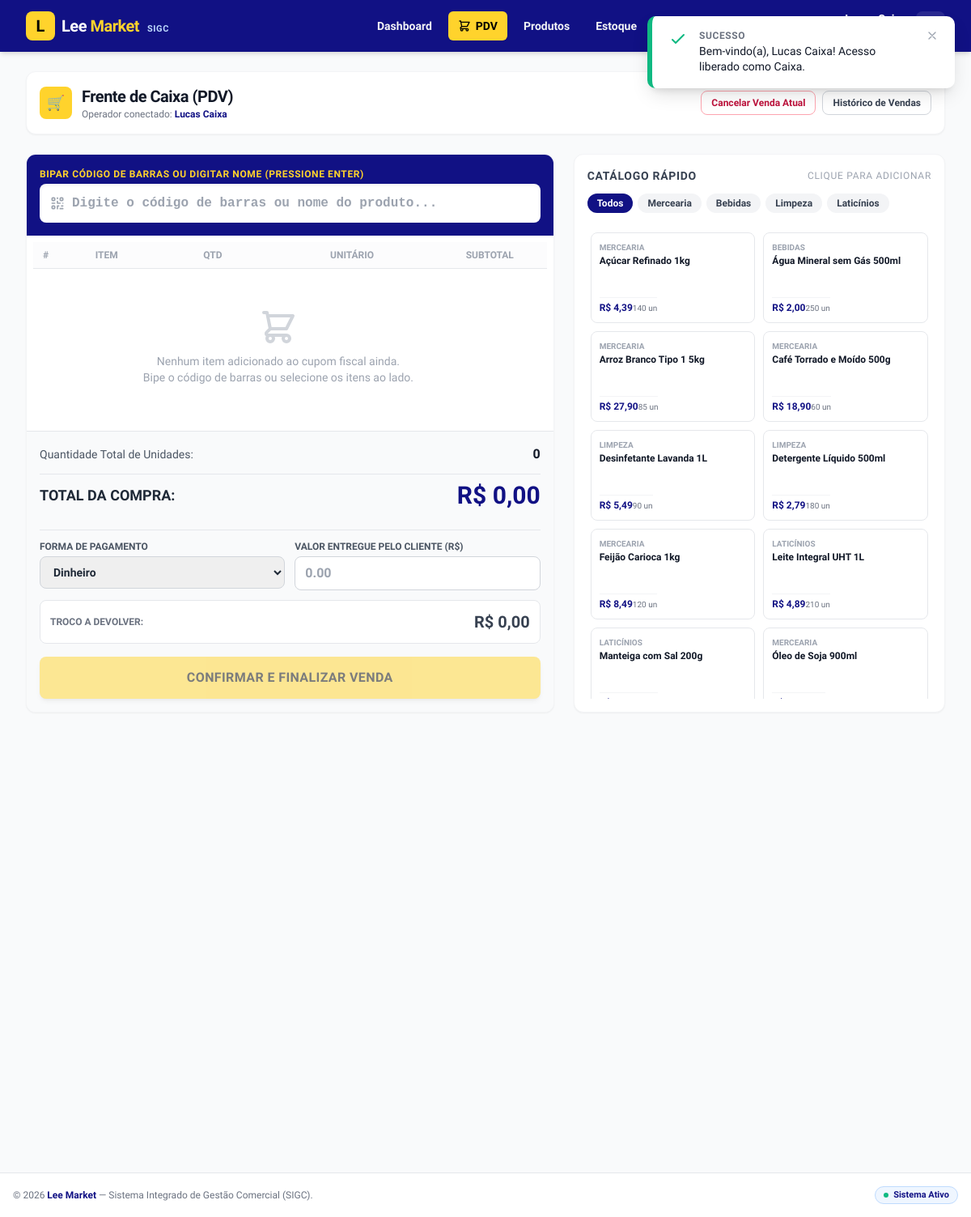
The app's page /modules/vendas/pdv.php (signed in) with its own data.
### tables this page shows
CREATE TABLE IF NOT EXISTS `produtos` (
  `id` INT AUTO_INCREMENT PRIMARY KEY,
  `codigo_barras` VARCHAR(50) NOT NULL UNIQUE,
  `nome` VARCHAR(150) NOT NULL,
  `categoria` VARCHAR(80) NOT NULL,
  `preco_custo` DECIMAL(10,2) NOT NULL DEFAULT 0.00,
  `preco_venda` DECIMAL(10,2) NOT NULL DEFAULT 0.00,
  `estoque_atual` INT NOT NULL DEFAULT 0,
  `estoque_minimo` INT NOT NULL DEFAULT 5,
  `fornecedor_id` INT DEFAULT NULL,
  `ativo` TINYINT(1) NOT NULL DEFAULT 1,
  `criado_em` DATETIME NOT NULL DEFAULT CURRENT_TIMESTAMP,
  `atualizado_em` DATETIME NOT NULL DEFAULT CURRENT_TIMESTAMP ON UPDATE CURRENT_TIMESTAMP,
  CONSTRAINT `fk_produtos_fornecedor` FOREIGN KEY (`fornecedor_id`) REFERENCES `fornecedores`(`id`) ON DELETE SET NULL ON UPDATE CASCADE,
  INDEX idx_cod_barras (`codigo_barras`),
  INDEX idx_nome (`nome`)
);

### config/auth.php (called while the page is built, shortened)
<?php
function baseUrl(string $path = ''): string {
    $scriptDir = dirname($_SERVER['SCRIPT_NAME'] ?? '');
    $scriptDir = str_replace('\\', '/', $scriptDir);
    $pos = strpos($scriptDir, '/modules');
    if ($pos !== false) {
        $base = substr($scriptDir, 0, $pos);
    } else {
        $base = rtrim($scriptDir, '/');
    }
    $path = ltrim($path, '/');
    return ($base === '' ? '/' : $base . '/') . $path;
}
function usuarioAtual(): ?array {
    return $_SESSION['usuario'] ?? null;
}

### modules/vendas/pdv.php (the view, shortened to what this page needs)
<?php
require_once __DIR__ . '/../../config/auth.php';
$pdo = getDB();
$stmt = $pdo->query("SELECT id, codigo_barras, nome, categoria, preco_venda, estoque_atual FROM produtos WHERE ativo = 1 ORDER BY nome ASC");
$produtos = $stmt->fetchAll();
$categorias = array_unique(array_column($produtos, 'categoria'));
require_once __DIR__ . '/../../includes/header.php';
require_once __DIR__ . '/../../includes/navbar.php';
?>
<main class="max-w-7xl mx-auto px-4 sm:px-6 lg:px-8 py-6 w-full flex-1">
    <div class="flex flex-col sm:flex-row sm:items-center sm:justify-between gap-3 mb-6 bg-white p-4 rounded-xl border border-gray-100 shadow-sm">
        <div class="flex items-center gap-3">
            <div class="w-10 h-10 rounded-lg bg-lee-accent text-lee-black font-extrabold flex items-center justify-center text-lg">
                🛒
            </div>
            <div>
                <h1 class="text-xl font-extrabold text-gray-900 tracking-tight">Frente de Caixa (PDV)</h1>
                <p class="text-xs text-gray-500">Operador conectado: <strong class="text-lee-primary"><?= htmlspecialchars($user['nome']) ?></strong></p>
            </div>
        </div>
        <div class="flex items-center gap-2">
            <button type="button" onclick="PDV.limparCarrinho()" class="px-3 py-1.5 rounded-lg border border-rose-300 text-rose-700 hover:bg-rose-50 text-xs font-bold transition-colors">
                Cancelar Venda Atual
            </button>
            <a href="<?= baseUrl('modules/vendas/historico.php') ?>" class="px-3 py-1.5 rounded-lg border border-gray-300 text-gray-700 hover:bg-gray-100 text-xs font-bold transition-colors">
                Histórico de Vendas
            </a>
        </div>
    </div>
    <div class="grid grid-cols-1 lg:grid-cols-12 gap-6 items-start">
        <div class="lg:col-span-7 bg-white rounded-xl shadow-sm border border-gray-100 flex flex-col overflow-hidden">
            <div class="p-4 bg-lee-primary text-white">
                <label for="pdv-busca-input" class="block text-xs font-bold uppercase tracking-wider text-lee-accent mb-1">
                    Bipar Código de Barras ou Digitar Nome (Pressione Enter)
                </label>
                <div class="relative">
                    <input type="text" id="pdv-busca-input" autofocus
                           placeholder="Digite o código de barras ou nome do produto..."
                           class="w-full pl-10 pr-4 py-3 rounded-lg text-gray-900 font-mono text-base font-bold focus:ring-4 focus:ring-lee-accent border-none shadow-inner">
                    <div class="absolute inset-y-0 left-0 pl-3 flex items-center pointer-events-none text-gray-400">
                    </div>
                </div>
            </div>
            <div class="overflow-y-auto max-h-[360px] p-2">
                <table class="min-w-full text-left text-sm">
                    <thead class="text-xs font-semibold text-gray-400 uppercase border-b bg-gray-50/50">
                        <tr>
                            <th class="py-2 px-3">#</th>
                            <th class="py-2 px-3">Item</th>
                            <th class="py-2 px-3 text-center">Qtd</th>
                            <th class="py-2 px-3 text-right">Unitário</th>
                            <th class="py-2 px-3 text-right">Subtotal</th>
                            <th class="py-2 px-2 text-center"></th>
                        </tr>
                    </thead>
                    <tbody id="pdv-itens-tabela">
                    </tbody>
                </table>
            </div>
            <div class="p-4 bg-gray-50 border-t border-gray-200">
                <div class="flex items-center justify-between mb-3 text-sm text-gray-600">
                    <span>Quantidade Total de Unidades:</span>
                    <span id="pdv-qtd-itens" class="font-bold text-gray-900 text-base">0</span>
                </div>
                <div class="flex items-center justify-between py-2 border-t border-gray-200">
                    <span class="text-lg font-bold text-gray-800">TOTAL DA COMPRA:</span>
                    <span id="pdv-total-valor" class="text-3xl font-black text-lee-primary">R$ 0,00</span>
                </div>
                <div class="mt-4 pt-3 border-t border-gray-200 grid grid-cols-1 sm:grid-cols-2 gap-3">
                    <div>
                        <label for="forma_pagamento" class="block text-xs font-bold uppercase text-gray-600 mb-1">
                            Forma de Pagamento
                        </label>
                        <select id="forma_pagamento" class="w-full py-2.5 px-3 border border-gray-300 rounded-lg font-bold text-gray-800 text-sm focus:ring-2 focus:ring-lee-primary">
                            <option value="Dinheiro">Dinheiro</option>
                        </select>
                    </div>
                    <div id="box-pagamento-dinheiro">
                        <label for="valor_recebido" class="block text-xs font-bold uppercase text-gray-600 mb-1">
                            Valor Entregue pelo Cliente (R$)
                        </label>
                        <input type="number" step="0.01" min="0" id="valor_recebido" placeholder="0.00"
                               class="w-full py-2 px-3 border border-gray-300 rounded-lg font-bold text-gray-900 text-base focus:ring-2 focus:ring-lee-primary">
                    </div>
                </div>
                <div class="mt-3 flex items-center justify-between bg-white p-3 rounded-lg border border-gray-200">
                    <span class="text-xs font-bold uppercase text-gray-500">Troco a Devolver:</span>
                    <span id="pdv-troco-valor" class="text-xl font-bold text-gray-700">R$ 0,00</span>
                </div>
                <button type="button" id="pdv-btn-finalizar" onclick="PDV.abrirModalConfirmacao()"
                        class="w-full mt-4 btn-lee-accent py-3.5 text-base font-extrabold shadow-md hover:shadow-lg justify-center tracking-wide disabled:opacity-50 disabled:cursor-not-allowed">
                    CONFIRMAR E FINALIZAR VENDA
                </button>
            </div>
        </div>
        <div class="lg:col-span-5 bg-white rounded-xl shadow-sm border border-gray-100 p-4">
            <h2 class="text-sm font-bold uppercase tracking-wider text-gray-700 mb-3 flex items-center justify-between">
                <span>Catálogo Rápido</span>
                <span class="text-xs text-gray-400 font-normal">Clique para adicionar</span>
            </h2>
            <div class="flex gap-1.5 overflow-x-auto pb-2 mb-3">
                <button type="button" onclick="filtrarGradeProdutos('')" class="cat-pill active px-3 py-1 rounded-full text-xs font-bold bg-lee-primary text-white">
                    Todos
                </button>
                <?php foreach ($categorias as $cat): ?>
                <button type="button" onclick="filtrarGradeProdutos('<?= htmlspecialchars($cat) ?>')" class="cat-pill px-3 py-1 rounded-full text-xs font-semibold bg-gray-100 text-gray-700 hover:bg-gray-200 whitespace-nowrap">
                    <?= htmlspecialchars($cat) ?>
                </button>
                <?php endforeach; ?>
            </div>
            <div class="grid grid-cols-2 gap-2.5 max-h-[580px] overflow-y-auto p-1" id="grade-produtos">
                <?php foreach ($produtos as $p):
                    $disponivel = (int)$p['estoque_atual'] > 0;
                ?>
                <button type="button"
                        data-categoria="<?= htmlspecialchars($p['categoria']) ?>"
                        onclick="PDV.adicionarItem(<?= $p['id'] ?>)"
                        class="prod-card text-left p-2.5 rounded-lg border border-gray-200 hover:border-lee-primary hover:bg-blue-50/50 transition-all flex flex-col justify-between h-28 <?= !$disponivel ? 'opacity-40 cursor-not-allowed pointer-events-none' : '' ?>">
                    <div>
                        <div class="text-[10px] uppercase font-bold text-gray-400"><?= htmlspecialchars($p['categoria']) ?></div>
                        <div class="text-xs font-bold text-gray-900 line-clamp-2 leading-tight mt-0.5"><?= htmlspecialchars($p['nome']) ?></div>
                    </div>
                    <div class="flex items-center justify-between pt-1 border-t border-gray-100">
                        <span class="text-xs font-extrabold text-lee-primary">R$ <?= number_format((float)$p['preco_venda'], 2, ',', '.') ?></span>
                        <span class="text-[10px] text-gray-500"><?= (int)$p['estoque_atual'] ?> un</span>
                    </div>
                </button>
                <?php endforeach; ?>
            </div>
        </div>
    </div>
</main>
<?php require_once __DIR__ . '/../../includes/footer.php'; ?>

### includes/header.php (shortened to what this page needs)
<?php
require_once __DIR__ . '/../config/auth.php';
?>
<!DOCTYPE html>
<html lang="pt-BR">
<head>
    <script src="https://cdn.tailwindcss.com"></script>
    <link rel="stylesheet" href="<?= baseUrl('assets/css/style.css') ?>">
</head>
<body class="bg-gray-50 text-gray-900 font-sans min-h-screen flex flex-col">

### includes/navbar.php (shortened to what this page needs)
<?php
require_once __DIR__ . '/../config/auth.php';
$user = usuarioAtual();
$cargo = $user ? strtolower($user['cargo']) : null;
$currentScript = $_SERVER['SCRIPT_NAME'] ?? '';
?>
<?php if ($user): ?>
<header class="bg-lee-primary text-white shadow-md sticky top-0 z-40">
    <div class="max-w-7xl mx-auto px-4 sm:px-6 lg:px-8">
        <div class="flex items-center justify-between h-16">
            <div class="flex items-center gap-3">
                <a href="<?= baseUrl('modules/dashboard/index.php') ?>" class="flex items-center gap-2 group">
                    <div class="w-9 h-9 rounded-lg bg-lee-accent flex items-center justify-center text-lee-black font-black text-xl shadow-sm group-hover:scale-105 transition-transform">
                        L
                    </div>
                    <div>
                        <span class="text-xl font-bold tracking-tight text-white">Lee <span class="text-lee-accent">Market</span></span>
                        <span class="hidden sm:inline-block text-[11px] uppercase tracking-wider text-blue-200 ml-1.5 font-semibold">SIGC</span>
                    </div>
                </a>
            </div>
            <nav class="hidden md:flex items-center space-x-1 lg:space-x-2 text-sm font-semibold">
                <a href="<?= baseUrl('modules/dashboard/index.php') ?>"
                   class="px-3 py-2 rounded-md hover:bg-white/10 transition-colors <?= strpos($currentScript, 'dashboard') !== false ? 'bg-white/15 text-lee-accent' : 'text-gray-100' ?>">
                    Dashboard
                </a>
                <?php if ($cargo === 'caixa' || $cargo === 'dono'): ?>
                <a href="<?= baseUrl('modules/vendas/pdv.php') ?>"
                   class="px-3 py-2 rounded-md bg-lee-accent text-lee-black hover:bg-lee-accent-dark font-bold shadow-sm transition-all flex items-center gap-1.5">
                    <svg class="w-4 h-4" fill="none" stroke="currentColor" viewBox="0 0 24 24"><path stroke-linecap="round" stroke-linejoin="round" stroke-width="2" d="M3 3h2l.4 2M7 13h10l4-8H5.4M7 13L5.4 5M7 13l-2.293 2.293c-.63.63-.184 1.707.707 1.707H17m0 0a2 2 0 100 4 2 2 0 000-4zm-8 2a2 2 0 11-4 0 2 2 0 014 0z"></path></svg>
                    PDV
                </a>
                <?php endif; ?>
                <a href="<?= baseUrl('modules/produtos/index.php') ?>"
                   class="px-3 py-2 rounded-md hover:bg-white/10 transition-colors <?= strpos($currentScript, 'produtos') !== false ? 'bg-white/15 text-lee-accent' : 'text-gray-100' ?>">
                    Produtos
                </a>
                <a href="<?= baseUrl('modules/estoque/index.php') ?>"
                   class="px-3 py-2 rounded-md hover:bg-white/10 transition-colors <?= strpos($currentScript, 'estoque') !== false ? 'bg-white/15 text-lee-accent' : 'text-gray-100' ?>">
                    Estoque
                </a>
            </nav>
            <div class="hidden md:flex items-center gap-3">
                <div class="text-right">
                    <div class="text-sm font-bold text-white leading-tight"><?= htmlspecialchars($user['nome']) ?></div>
                    <div class="text-xs text-lee-accent font-semibold uppercase tracking-wider">
                    </div>
                </div>
                <a href="<?= baseUrl('modules/auth/logout.php') ?>"
                   title="Sair do Sistema"
                   class="p-2 rounded-lg bg-white/10 hover:bg-red-600/80 text-white transition-colors">
                </a>
            </div>
        </div>
    </div>
</header>
<?php endif; ?>

### includes/footer.php (shortened to what this page needs)
    <footer class="mt-auto bg-white border-t border-gray-200 py-4 text-center text-xs text-gray-500">
        <div class="max-w-7xl mx-auto px-4 flex flex-col sm:flex-row items-center justify-between gap-2">
            <div>
                &copy; <?= date('Y') ?> <strong class="text-lee-primary">Lee Market</strong> — Sistema Integrado de Gestão Comercial (SIGC).
            </div>
            <div class="flex items-center gap-3">
                <span class="inline-flex items-center gap-1.5 px-2.5 py-0.5 rounded-full text-[11px] font-semibold bg-blue-50 text-lee-primary border border-blue-200">
                    <span class="w-1.5 h-1.5 rounded-full bg-emerald-500"></span> Sistema Ativo
                </span>
            </div>
        </div>
    </footer>
    <div id="toast-container"></div>
</body>
</html>

### assets/css/style.css (style rules this page uses)
:root { --color-primary: #111184; --color-primary-hover: #0c0c66; --color-primary-light: #ececfb; --color-accent: #FFD32C; --color-accent-hover: #e5bd25; --color-accent-light: #fff8db; --color-white: #FFFFFF; --color-black: #000000; }
body { font-family: 'Isometra', system-ui, -apple-system, BlinkMacSystemFont, 'Segoe UI', Roboto, Oxygen, Ubuntu, Cantarell, 'Open Sans', 'Helvetica Neue', sans-serif; color: var(--color-black); background-color: #f4f6fa; margin: 0; padding: 0; }
.bg-lee-primary { background-color: var(--color-primary); }
.text-lee-primary { color: var(--color-primary); }
.bg-lee-accent { background-color: var(--color-accent); }
.text-lee-accent { color: var(--color-accent); }
.btn-lee-accent { background-color: var(--color-accent); color: var(--color-black); font-weight: 700; padding: 0.625rem 1.25rem; border-radius: 0.5rem; transition: all 0.2s ease-in-out; display: inline-flex; align-items: center; justify-content: center; gap: 0.5rem; }
#toast-container { position: fixed; top: 1.25rem; right: 1.25rem; z-index: 9999; display: flex; flex-direction: column; gap: 0.75rem; max-width: 90vw; width: 380px; pointer-events: none; }

### records on screen
produtos: categoria "MERCEARIA", nome "Açúcar Refinado 1kg", preco_venda "4,39", estoque_atual "140"
produtos: categoria "BEBIDAS", nome "Água Mineral sem Gás 500ml", preco_venda "2,00", estoque_atual "250"
produtos: categoria "MERCEARIA", nome "Arroz Branco Tipo 1 5kg", preco_venda "27,90", estoque_atual "85"
produtos: categoria "MERCEARIA", nome "Café Torrado e Moído 500g", preco_venda "18,90", estoque_atual "60"
produtos: categoria "LIMPEZA", nome "Desinfetante Lavanda 1L", preco_venda "5,49", estoque_atual "90"
produtos: categoria "LIMPEZA", nome "Detergente Líquido 500ml", preco_venda "2,79", estoque_atual "180"
produtos: categoria "MERCEARIA", nome "Feijão Carioca 1kg", preco_venda "8,49", estoque_atual "120"
produtos: categoria "LATICÍNIOS", nome "Leite Integral UHT 1L", preco_venda "4,89", estoque_atual "210"
produtos: categoria "LATICÍNIOS", nome "Manteiga com Sal 200g"
produtos: categoria "MERCEARIA", nome "Óleo de Soja 900ml"

### other values on screen
$user['nome'] "Lucas Caixa"
$cat "Mercearia"
$cat "Bebidas"
$cat "Limpeza"
$cat "Laticínios"
